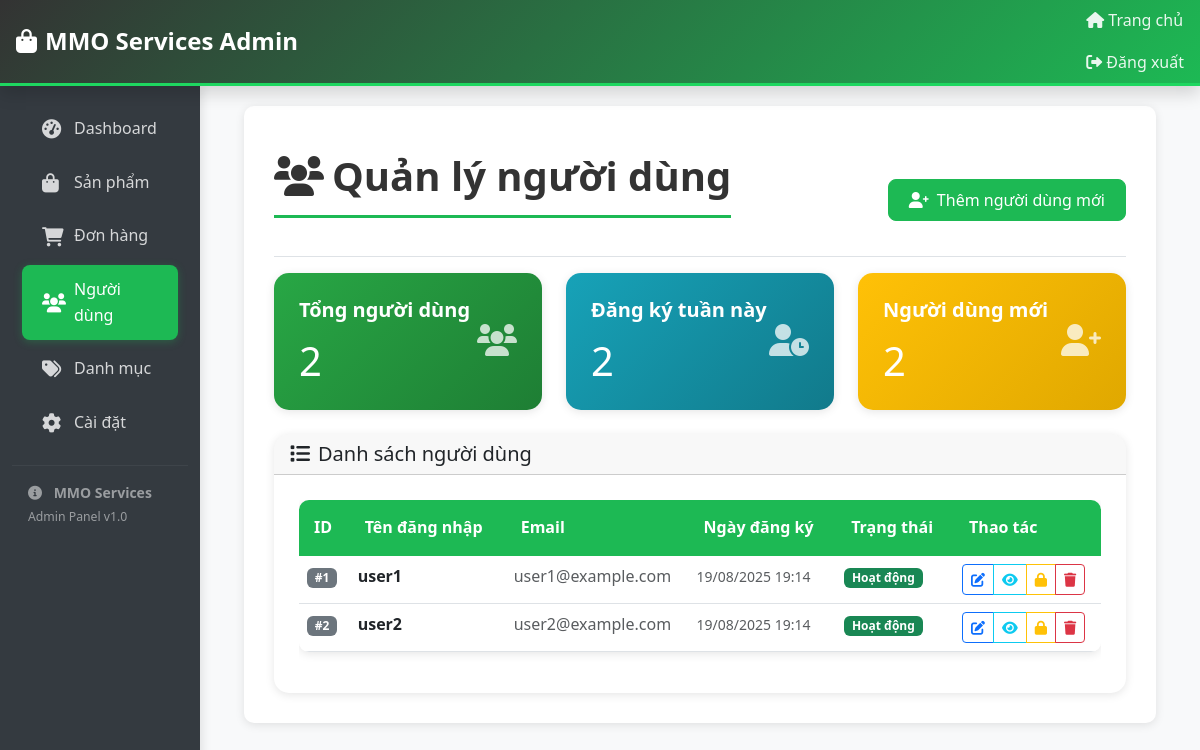
The app's page /admin/users.php (signed in) with its own data.
### tables this page shows
CREATE TABLE IF NOT EXISTS users (
    id INT AUTO_INCREMENT PRIMARY KEY,
    username VARCHAR(50) NOT NULL UNIQUE,
    password VARCHAR(255) NOT NULL,
    email VARCHAR(100) NOT NULL UNIQUE,
    full_name VARCHAR(100),
    phone VARCHAR(20),
    address TEXT,
    is_active TINYINT(1) DEFAULT 1,
    created_at TIMESTAMP DEFAULT CURRENT_TIMESTAMP,
    updated_at TIMESTAMP DEFAULT CURRENT_TIMESTAMP ON UPDATE CURRENT_TIMESTAMP
);

### admin/users.php (the view, shortened to what this page needs)
<?php
try {
    $db = new Database(DB_HOST, DB_NAME, DB_USER, DB_PASS);
    $conn = $db->getConnection();
    $conn->exec("CREATE TABLE IF NOT EXISTS users (
        id INT AUTO_INCREMENT PRIMARY KEY,
        username VARCHAR(50) UNIQUE NOT NULL,
        email VARCHAR(100) UNIQUE NOT NULL,
        password VARCHAR(255) NOT NULL,
        created_at TIMESTAMP DEFAULT CURRENT_TIMESTAMP
    )");
    $stmt = $conn->query("SELECT COUNT(*) as total FROM users");
    $totalUsers = $stmt->fetch()['total'];
    $itemsPerPage = 10;
    $currentPage = $_GET['page'] ?? 1;
    $offset = ($currentPage - 1) * $itemsPerPage;
    $stmt = $conn->prepare("SELECT * FROM users ORDER BY created_at DESC LIMIT :limit OFFSET :offset");
    $stmt->bindValue(':limit', $itemsPerPage, PDO::PARAM_INT);
    $stmt->bindValue(':offset', $offset, PDO::PARAM_INT);
    $stmt->execute();
    $users = $stmt->fetchAll();
    $stmt = $conn->query("SELECT COUNT(*) as recent FROM users WHERE created_at >= DATE_SUB(NOW(), INTERVAL 7 DAY)");
    $recentUsers = $stmt->fetch()['recent'];
} catch (Exception $e) {
    $error = "Database error: " . $e->getMessage();
    $totalUsers = 0;
    $users = [];
    $totalPages = 1;
    $recentUsers = 0;
}
?>
<!DOCTYPE html>
<html lang="vi">
<head>
    <link href="https://cdn.jsdelivr.net/npm/bootstrap@5.3.0/dist/css/bootstrap.min.css" rel="stylesheet">
    <link rel="stylesheet" href="https://cdnjs.cloudflare.com/ajax/libs/font-awesome/6.0.0/css/all.min.css">
    <link rel="stylesheet" href="assets/css/admin-style.css">
</head>
<body>
    <?php include 'views/header.php'; ?>
    <div class="container-fluid">
        <div class="row">
            <?php include 'views/sidebar.php'; ?>
            <main class="col-md-9 ms-sm-auto col-lg-10 px-md-4">
                <div class="main-content">
                    <div class="d-flex justify-content-between flex-wrap flex-md-nowrap align-items-center pt-3 pb-2 mb-3 border-bottom">
                        <h1 class="page-title">
                            <i class="fas fa-users me-2"></i>Quản lý người dùng
                        </h1>
                        <a href="user-add.php" class="btn btn-primary">
                            <i class="fas fa-user-plus me-2"></i>Thêm người dùng mới
                        </a>
                    </div>
                    <div class="row mb-4">
                        <div class="col-md-4">
                            <div class="card dashboard-card text-white" style="background: linear-gradient(135deg, #28a745, #1e7e34);">
                                <div class="card-body">
                                    <div class="d-flex justify-content-between align-items-center">
                                        <div>
                                            <h5 class="card-title">Tổng người dùng</h5>
                                            <p class="card-text display-6"><?php echo $totalUsers; ?></p>
                                        </div>
                                        <div>
                                            <i class="fas fa-users fa-2x opacity-75"></i>
                                        </div>
                                    </div>
                                </div>
                            </div>
                        </div>
                        <div class="col-md-4">
                            <div class="card dashboard-card text-white" style="background: linear-gradient(135deg, #17a2b8, #117a8b);">
                                <div class="card-body">
                                    <div class="d-flex justify-content-between align-items-center">
                                        <div>
                                            <h5 class="card-title">Đăng ký tuần này</h5>
                                            <p class="card-text display-6"><?php echo $recentUsers; ?></p>
                                        </div>
                                        <div>
                                            <i class="fas fa-user-clock fa-2x opacity-75"></i>
                                        </div>
                                    </div>
                                </div>
                            </div>
                        </div>
                        <div class="col-md-4">
                            <div class="card dashboard-card text-white" style="background: linear-gradient(135deg, #ffc107, #e0a800);">
                                <div class="card-body">
                                    <div class="d-flex justify-content-between align-items-center">
                                        <div>
                                            <h5 class="card-title">Người dùng mới</h5>
                                            <p class="card-text display-6"><?php echo $recentUsers; ?></p>
                                        </div>
                                        <div>
                                            <i class="fas fa-user-plus fa-2x opacity-75"></i>
                                        </div>
                                    </div>
                                </div>
                            </div>
                        </div>
                    </div>
                    <div class="card dashboard-card">
                        <div class="card-header">
                            <h5 class="mb-0"><i class="fas fa-list me-2"></i>Danh sách người dùng</h5>
                        </div>
                        <div class="card-body">
                            <?php if (empty($users)): ?>
                                <div class="text-center py-5">
                                    <i class="fas fa-users fa-3x text-muted mb-3"></i>
                                    <h5 class="text-muted">Chưa có người dùng nào</h5>
                                    <p class="text-muted">Người dùng sẽ xuất hiện ở đây khi họ đăng ký!</p>
                                    <a href="user-add.php" class="btn btn-primary">
                                        <i class="fas fa-user-plus me-2"></i>Thêm người dùng
                                    </a>
                                </div>
                            <?php else: ?>
                                <div class="table-responsive">
                                    <table class="table table-hover">
                                        <thead>
                                            <tr>
                                                <th>ID</th>
                                                <th>Tên đăng nhập</th>
                                                <th>Email</th>
                                                <th>Ngày đăng ký</th>
                                                <th>Trạng thái</th>
                                                <th>Thao tác</th>
                                            </tr>
                                        </thead>
                                        <tbody>
                                            <?php foreach ($users as $user): ?>
                                                <tr>
                                                    <td>
                                                        <span class="badge bg-secondary">#<?php echo $user['id']; ?></span>
                                                    </td>
                                                    <td>
                                                        <strong><?php echo htmlspecialchars($user['username']); ?></strong>
                                                    </td>
                                                    <td>
                                                        <span class="text-muted"><?php echo htmlspecialchars($user['email']); ?></span>
                                                    </td>
                                                    <td>
                                                        <small class="text-muted">
                                                            <?php echo date('d/m/Y H:i', strtotime($user['created_at'])); ?>
                                                        </small>
                                                    </td>
                                                    <td>
                                                        <span class="badge bg-success">Hoạt động</span>
                                                    </td>
                                                    <td>
                                                        <div class="btn-group" role="group">
                                                            <a href="user-edit.php?id=<?php echo $user['id']; ?>"
                                                               class="btn btn-sm btn-outline-primary" title="Sửa">
                                                                <i class="fas fa-edit"></i>
                                                            </a>
                                                            <a href="user-view.php?id=<?php echo $user['id']; ?>"
                                                               class="btn btn-sm btn-outline-info" title="Xem">
                                                                <i class="fas fa-eye"></i>
                                                            </a>
                                                            <button type="button" class="btn btn-sm btn-outline-warning"
                                                                    onclick="toggleUserStatus(<?php echo $user['id']; ?>)"
                                                                    title="Khóa/Mở khóa">
                                                                <i class="fas fa-lock"></i>
                                                            </button>
                                                            <button type="button" class="btn btn-sm btn-outline-danger"
                                                                    onclick="deleteUser(<?php echo $user['id']; ?>)"
                                                                    title="Xóa">
                                                                <i class="fas fa-trash"></i>
                                                            </button>
                                                        </div>
                                                    </td>
                                                </tr>
                                            <?php endforeach; ?>
                                        </tbody>
                                    </table>
                                </div>
                            <?php endif; ?>
                        </div>
                    </div>
                </div>
            </main>
        </div>
    </div>
</body>
</html>

### admin/assets/css/admin-style.css (style rules this page uses)
:root { --primary-color: #1db954; --secondary-color: #1ed760; --dark-color: #333; --light-color: #f8f9fa; --admin-bg: #f8f9fa; --sidebar-bg: #343a40; --sidebar-hover: #495057; --card-shadow: 0 2px 10px rgba(0,0,0,0.1); }
body { font-family: 'Segoe UI', Tahoma, Geneva, Verdana, sans-serif; line-height: 1.6; background-color: var(--admin-bg); }
.main-content { background-color: white; border-radius: 10px; margin: 20px; padding: 30px; box-shadow: var(--card-shadow); }
.page-title { color: var(--dark-color); font-weight: bold; margin-bottom: 30px; padding-bottom: 15px; border-bottom: 3px solid var(--primary-color); }
.dashboard-card { border: none; border-radius: 15px; box-shadow: var(--card-shadow); transition: transform 0.3s, box-shadow 0.3s; overflow: hidden; }
.dashboard-card .card-body { padding: 25px; }
.dashboard-card .card-title { font-weight: bold; margin-bottom: 15px; }
.dashboard-card a { text-decoration: none; font-weight: 500; transition: opacity 0.3s; }
.table { border-radius: 10px; overflow: hidden; box-shadow: var(--card-shadow); }
.table thead th { background-color: var(--primary-color); color: white; border: none; padding: 15px; font-weight: 600; }
.btn-primary { background-color: var(--primary-color); border-color: var(--primary-color); border-radius: 8px; padding: 8px 20px; font-weight: 500; transition: all 0.3s; }

### records on screen
users: id "1", username "user1", email "user1@example.com", created_at "19/08/2025 19:14"
users: id "2", username "user2", email "user2@example.com", created_at "19/08/2025 19:14"

### other values on screen
$totalUsers "2"
$recentUsers "2"
